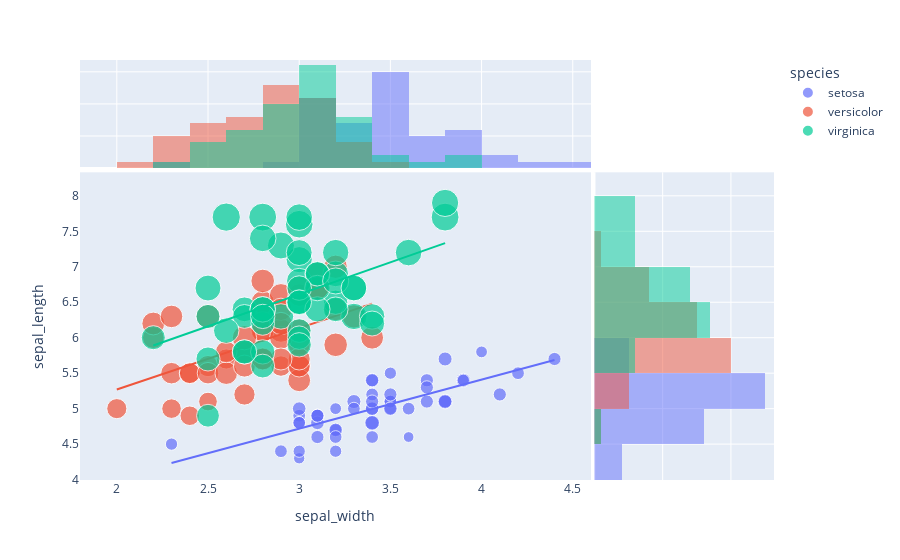

The code cell stored with this chart in its notebook:
### Code cell
fig = px.scatter(df, x='sepal_width',
                 y='sepal_length',
                 color='species',
                 size='petal_length',
                 hover_data=['petal_width'],
                 marginal_x='histogram',
                 marginal_y = 'histogram'
                 ,trendline='ols'
                 )

#effacer la grille 
fig.update_layout(
    xaxis=dict(showgrid=False),
    yaxis=dict(showgrid=False)
)

fig.show()

### Figure 1 — Plotly figure (JSON) as saved in the notebook; plotly's stock layout.template omitted (floating-point values rounded to 4 significant figures)
{"data": [{"customdata": [[0.2], [0.2], [0.2], [0.2], [0.2], [0.4], [0.3], [0.2], [0.2], [0.1], [0.2], [0.2], [0.1], [0.1], [0.2], [0.4], [0.4], [0.3], [0.3], [0.3], [0.2], [0.4], [0.2], [0.5], [0.2], [0.2], [0.4], [0.2], [0.2], [0.2], [0.2], [0.4], [0.1], [0.2], [0.1], [0.2], [0.2], [0.1], [0.2], [0.2], [0.3], [0.3], [0.2], [0.6], [0.4], [0.3], [0.2], [0.2], [0.2], [0.2]], "hovertemplate": "species=setosa<br>sepal_width=%{x}<br>sepal_length=%{y}<br>petal_length=%{marker.size}<br>petal_width=%{customdata[0]}<extra></extra>", "legendgroup": "setosa", "marker": {"color": "#636efa", "size": [1.4, 1.4, 1.3, 1.5, 1.4, 1.7, 1.4, 1.5, 1.4, 1.5, 1.5, 1.6, 1.4, 1.1, 1.2, 1.5, 1.3, 1.4, 1.7, 1.5, 1.7, 1.5, 1, 1.7, 1.9, 1.6, 1.6, 1.5, 1.4, 1.6, 1.6, 1.5, 1.5, 1.4, 1.5, 1.2, 1.3, 1.5, 1.3, 1.5, 1.3, 1.3, 1.3, 1.6, 1.9, 1.4, 1.6, 1.4, 1.5, 1.4], "sizemode": "area", "sizeref": 0.01725, "symbol": "circle"}, "mode": "markers", "name": "setosa", "orientation": "v", "showlegend": true, "type": "scatter", "x": [3.5, 3, 3.2, 3.1, 3.6, 3.9, 3.4, 3.4, 2.9, 3.1, 3.7, 3.4, 3, 3, 4, 4.4, 3.9, 3.5, 3.8, 3.8, 3.4, 3.7, 3.6, 3.3, 3.4, 3, 3.4, 3.5, 3.4, 3.2, 3.1, 3.4, 4.1, 4.2, 3.1, 3.2, 3.5, 3.1, 3, 3.4, 3.5, 2.3, 3.2, 3.5, 3.8, 3, 3.8, 3.2, 3.7, 3.3], "xaxis": "x", "y": [5.1, 4.9, 4.7, 4.6, 5, 5.4, 4.6, 5, 4.4, 4.9, 5.4, 4.8, 4.8, 4.3, 5.8, 5.7, 5.4, 5.1, 5.7, 5.1, 5.4, 5.1, 4.6, 5.1, 4.8, 5, 5, 5.2, 5.2, 4.7, 4.8, 5.4, 5.2, 5.5, 4.9, 5, 5.5, 4.9, 4.4, 5.1, 5, 4.5, 4.4, 5, 5.1, 4.8, 5.1, 4.6, 5.3, 5], "yaxis": "y"}, {"alignmentgroup": "True", "bingroup": "x", "hovertemplate": "species=setosa<br>sepal_width=%{x}<br>count=%{y}<extra></extra>", "legendgroup": "setosa", "marker": {"color": "#636efa"}, "name": "setosa", "offsetgroup": "setosa", "opacity": 0.5, "showlegend": false, "type": "histogram", "x": [3.5, 3, 3.2, 3.1, 3.6, 3.9, 3.4, 3.4, 2.9, 3.1, 3.7, 3.4, 3, 3, 4, 4.4, 3.9, 3.5, 3.8, 3.8, 3.4, 3.7, 3.6, 3.3, 3.4, 3, 3.4, 3.5, 3.4, 3.2, 3.1, 3.4, 4.1, 4.2, 3.1, 3.2, 3.5, 3.1, 3, 3.4, 3.5, 2.3, 3.2, 3.5, 3.8, 3, 3.8, 3.2, 3.7, 3.3], "xaxis": "x3", "yaxis": "y3"}, {"alignmentgroup": "True", "bingroup": "y", "hovertemplate": "species=setosa<br>sepal_length=%{y}<br>count=%{x}<extra></extra>", "legendgroup": "setosa", "marker": {"color": "#636efa"}, "name": "setosa", "offsetgroup": "setosa", "opacity": 0.5, "showlegend": false, "type": "histogram", "xaxis": "x2", "y": [5.1, 4.9, 4.7, 4.6, 5, 5.4, 4.6, 5, 4.4, 4.9, 5.4, 4.8, 4.8, 4.3, 5.8, 5.7, 5.4, 5.1, 5.7, 5.1, 5.4, 5.1, 4.6, 5.1, 4.8, 5, 5, 5.2, 5.2, 4.7, 4.8, 5.4, 5.2, 5.5, 4.9, 5, 5.5, 4.9, 4.4, 5.1, 5, 4.5, 4.4, 5, 5.1, 4.8, 5.1, 4.6, 5.3, 5], "yaxis": "y2"}, {"hovertemplate": "<b>OLS trendline</b><br>sepal_length = 0.690854 * sepal_width + 2.64466<br>R<sup>2</sup>=0.557681<br><br>species=setosa<br>sepal_width=%{x}<br>sepal_length=%{y} <b>(trend)</b><extra></extra>", "legendgroup": "setosa", "marker": {"color": "#636efa", "symbol": "circle"}, "mode": "lines", "name": "setosa", "showlegend": false, "type": "scatter", "x": [2.3, 2.9, 3, 3, 3, 3, 3, 3, 3.1, 3.1, 3.1, 3.1, 3.1, 3.2, 3.2, 3.2, 3.2, 3.2, 3.3, 3.3, 3.4, 3.4, 3.4, 3.4, 3.4, 3.4, 3.4, 3.4, 3.4, 3.5, 3.5, 3.5, 3.5, 3.5, 3.5, 3.6, 3.6, 3.7, 3.7, 3.7, 3.8, 3.8, 3.8, 3.8, 3.9, 3.9, 4, 4.1, 4.2, 4.4], "xaxis": "x", "y": [4.234, 4.648, 4.717, 4.717, 4.717, 4.717, 4.717, 4.717, 4.786, 4.786, 4.786, 4.786, 4.786, 4.855, 4.855, 4.855, 4.855, 4.855, 4.924, 4.924, 4.994, 4.994, 4.994, 4.994, 4.994, 4.994, 4.994, 4.994, 4.994, 5.063, 5.063, 5.063, 5.063, 5.063, 5.063, 5.132, 5.132, 5.201, 5.201, 5.201, 5.27, 5.27, 5.27, 5.27, 5.339, 5.339, 5.408, 5.477, 5.546, 5.684], "yaxis": "y"}, {"customdata": [[1.4], [1.5], [1.5], [1.3], [1.5], [1.3], [1.6], [1], [1.3], [1.4], [1], [1.5], [1], [1.4], [1.3], [1.4], [1.5], [1], [1.5], [1.1], [1.8], [1.3], [1.5], [1.2], [1.3], [1.4], [1.4], [1.7], [1.5], [1], [1.1], [1], [1.2], [1.6], [1.5], [1.6], [1.5], [1.3], [1.3], [1.3], [1.2], [1.4], [1.2], [1], [1.3], [1.2], [1.3], [1.3], [1.1], [1.3]], "hovertemplate": "species=versicolor<br>sepal_width=%{x}<br>sepal_length=%{y}<br>petal_length=%{marker.size}<br>petal_width=%{customdata[0]}<extra></extra>", "legendgroup": "versicolor", "marker": {"color": "#EF553B", "size": [4.7, 4.5, 4.9, 4, 4.6, 4.5, 4.7, 3.3, 4.6, 3.9, 3.5, 4.2, 4, 4.7, 3.6, 4.4, 4.5, 4.1, 4.5, 3.9, 4.8, 4, 4.9, 4.7, 4.3, 4.4, 4.8, 5, 4.5, 3.5, 3.8, 3.7, 3.9, 5.1, 4.5, 4.5, 4.7, 4.4, 4.1, 4, 4.4, 4.6, 4, 3.3, 4.2, 4.2, 4.2, 4.3, 3, 4.1], "sizemode": "area", "sizeref": 0.01725, "symbol": "circle"}, "mode": "markers", "name": "versicolor", "orientation": "v", "showlegend": true, "type": "scatter", "x": [3.2, 3.2, 3.1, 2.3, 2.8, 2.8, 3.3, 2.4, 2.9, 2.7, 2, 3, 2.2, 2.9, 2.9, 3.1, 3, 2.7, 2.2, 2.5, 3.2, 2.8, 2.5, 2.8, 2.9, 3, 2.8, 3, 2.9, 2.6, 2.4, 2.4, 2.7, 2.7, 3, 3.4, 3.1, 2.3, 3, 2.5, 2.6, 3, 2.6, 2.3, 2.7, 3, 2.9, 2.9, 2.5, 2.8], "xaxis": "x", "y": [7, 6.4, 6.9, 5.5, 6.5, 5.7, 6.3, 4.9, 6.6, 5.2, 5, 5.9, 6, 6.1, 5.6, 6.7, 5.6, 5.8, 6.2, 5.6, 5.9, 6.1, 6.3, 6.1, 6.4, 6.6, 6.8, 6.7, 6, 5.7, 5.5, 5.5, 5.8, 6, 5.4, 6, 6.7, 6.3, 5.6, 5.5, 5.5, 6.1, 5.8, 5, 5.6, 5.7, 5.7, 6.2, 5.1, 5.7], "yaxis": "y"}, {"alignmentgroup": "True", "bingroup": "x", "hovertemplate": "species=versicolor<br>sepal_width=%{x}<br>count=%{y}<extra></extra>", "legendgroup": "versicolor", "marker": {"color": "#EF553B"}, "name": "versicolor", "offsetgroup": "versicolor", "opacity": 0.5, "showlegend": false, "type": "histogram", "x": [3.2, 3.2, 3.1, 2.3, 2.8, 2.8, 3.3, 2.4, 2.9, 2.7, 2, 3, 2.2, 2.9, 2.9, 3.1, 3, 2.7, 2.2, 2.5, 3.2, 2.8, 2.5, 2.8, 2.9, 3, 2.8, 3, 2.9, 2.6, 2.4, 2.4, 2.7, 2.7, 3, 3.4, 3.1, 2.3, 3, 2.5, 2.6, 3, 2.6, 2.3, 2.7, 3, 2.9, 2.9, 2.5, 2.8], "xaxis": "x3", "yaxis": "y3"}, {"alignmentgroup": "True", "bingroup": "y", "hovertemplate": "species=versicolor<br>sepal_length=%{y}<br>count=%{x}<extra></extra>", "legendgroup": "versicolor", "marker": {"color": "#EF553B"}, "name": "versicolor", "offsetgroup": "versicolor", "opacity": 0.5, "showlegend": false, "type": "histogram", "xaxis": "x2", "y": [7, 6.4, 6.9, 5.5, 6.5, 5.7, 6.3, 4.9, 6.6, 5.2, 5, 5.9, 6, 6.1, 5.6, 6.7, 5.6, 5.8, 6.2, 5.6, 5.9, 6.1, 6.3, 6.1, 6.4, 6.6, 6.8, 6.7, 6, 5.7, 5.5, 5.5, 5.8, 6, 5.4, 6, 6.7, 6.3, 5.6, 5.5, 5.5, 6.1, 5.8, 5, 5.6, 5.7, 5.7, 6.2, 5.1, 5.7], "yaxis": "y2"}, {"hovertemplate": "<b>OLS trendline</b><br>sepal_length = 0.865078 * sepal_width + 3.53973<br>R<sup>2</sup>=0.276582<br><br>species=versicolor<br>sepal_width=%{x}<br>sepal_length=%{y} <b>(trend)</b><extra></extra>", "legendgroup": "versicolor", "marker": {"color": "#EF553B", "symbol": "circle"}, "mode": "lines", "name": "versicolor", "showlegend": false, "type": "scatter", "x": [2, 2.2, 2.2, 2.3, 2.3, 2.3, 2.4, 2.4, 2.4, 2.5, 2.5, 2.5, 2.5, 2.6, 2.6, 2.6, 2.7, 2.7, 2.7, 2.7, 2.7, 2.8, 2.8, 2.8, 2.8, 2.8, 2.8, 2.9, 2.9, 2.9, 2.9, 2.9, 2.9, 2.9, 3, 3, 3, 3, 3, 3, 3, 3, 3.1, 3.1, 3.1, 3.2, 3.2, 3.2, 3.3, 3.4], "xaxis": "x", "y": [5.27, 5.443, 5.443, 5.529, 5.529, 5.529, 5.616, 5.616, 5.616, 5.702, 5.702, 5.702, 5.702, 5.789, 5.789, 5.789, 5.875, 5.875, 5.875, 5.875, 5.875, 5.962, 5.962, 5.962, 5.962, 5.962, 5.962, 6.048, 6.048, 6.048, 6.048, 6.048, 6.048, 6.048, 6.135, 6.135, 6.135, 6.135, 6.135, 6.135, 6.135, 6.135, 6.221, 6.221, 6.221, 6.308, 6.308, 6.308, 6.394, 6.481], "yaxis": "y"}, {"customdata": [[2.5], [1.9], [2.1], [1.8], [2.2], [2.1], [1.7], [1.8], [1.8], [2.5], [2], [1.9], [2.1], [2], [2.4], [2.3], [1.8], [2.2], [2.3], [1.5], [2.3], [2], [2], [1.8], [2.1], [1.8], [1.8], [1.8], [2.1], [1.6], [1.9], [2], [2.2], [1.5], [1.4], [2.3], [2.4], [1.8], [1.8], [2.1], [2.4], [2.3], [1.9], [2.3], [2.5], [2.3], [1.9], [2], [2.3], [1.8]], "hovertemplate": "species=virginica<br>sepal_width=%{x}<br>sepal_length=%{y}<br>petal_length=%{marker.size}<br>petal_width=%{customdata[0]}<extra></extra>", "legendgroup": "virginica", "marker": {"color": "#00cc96", "size": [6, 5.1, 5.9, 5.6, 5.8, 6.6, 4.5, 6.3, 5.8, 6.1, 5.1, 5.3, 5.5, 5, 5.1, 5.3, 5.5, 6.7, 6.9, 5, 5.7, 4.9, 6.7, 4.9, 5.7, 6, 4.8, 4.9, 5.6, 5.8, 6.1, 6.4, 5.6, 5.1, 5.6, 6.1, 5.6, 5.5, 4.8, 5.4, 5.6, 5.1, 5.1, 5.9, 5.7, 5.2, 5, 5.2, 5.4, 5.1], "sizemode": "area", "sizeref": 0.01725, "symbol": "circle"}, "mode": "markers", "name": "virginica", "orientation": "v", "showlegend": true, "type": "scatter", "x": [3.3, 2.7, 3, 2.9, 3, 3, 2.5, 2.9, 2.5, 3.6, 3.2, 2.7, 3, 2.5, 2.8, 3.2, 3, 3.8, 2.6, 2.2, 3.2, 2.8, 2.8, 2.7, 3.3, 3.2, 2.8, 3, 2.8, 3, 2.8, 3.8, 2.8, 2.8, 2.6, 3, 3.4, 3.1, 3, 3.1, 3.1, 3.1, 2.7, 3.2, 3.3, 3, 2.5, 3, 3.4, 3], "xaxis": "x", "y": [6.3, 5.8, 7.1, 6.3, 6.5, 7.6, 4.9, 7.3, 6.7, 7.2, 6.5, 6.4, 6.8, 5.7, 5.8, 6.4, 6.5, 7.7, 7.7, 6, 6.9, 5.6, 7.7, 6.3, 6.7, 7.2, 6.2, 6.1, 6.4, 7.2, 7.4, 7.9, 6.4, 6.3, 6.1, 7.7, 6.3, 6.4, 6, 6.9, 6.7, 6.9, 5.8, 6.8, 6.7, 6.7, 6.3, 6.5, 6.2, 5.9], "yaxis": "y"}, {"alignmentgroup": "True", "bingroup": "x", "hovertemplate": "species=virginica<br>sepal_width=%{x}<br>count=%{y}<extra></extra>", "legendgroup": "virginica", "marker": {"color": "#00cc96"}, "name": "virginica", "offsetgroup": "virginica", "opacity": 0.5, "showlegend": false, "type": "histogram", "x": [3.3, 2.7, 3, 2.9, 3, 3, 2.5, 2.9, 2.5, 3.6, 3.2, 2.7, 3, 2.5, 2.8, 3.2, 3, 3.8, 2.6, 2.2, 3.2, 2.8, 2.8, 2.7, 3.3, 3.2, 2.8, 3, 2.8, 3, 2.8, 3.8, 2.8, 2.8, 2.6, 3, 3.4, 3.1, 3, 3.1, 3.1, 3.1, 2.7, 3.2, 3.3, 3, 2.5, 3, 3.4, 3], "xaxis": "x3", "yaxis": "y3"}, {"alignmentgroup": "True", "bingroup": "y", "hovertemplate": "species=virginica<br>sepal_length=%{y}<br>count=%{x}<extra></extra>", "legendgroup": "virginica", "marker": {"color": "#00cc96"}, "name": "virginica", "offsetgroup": "virginica", "opacity": 0.5, "showlegend": false, "type": "histogram", "xaxis": "x2", "y": [6.3, 5.8, 7.1, 6.3, 6.5, 7.6, 4.9, 7.3, 6.7, 7.2, 6.5, 6.4, 6.8, 5.7, 5.8, 6.4, 6.5, 7.7, 7.7, 6, 6.9, 5.6, 7.7, 6.3, 6.7, 7.2, 6.2, 6.1, 6.4, 7.2, 7.4, 7.9, 6.4, 6.3, 6.1, 7.7, 6.3, 6.4, 6, 6.9, 6.7, 6.9, 5.8, 6.8, 6.7, 6.7, 6.3, 6.5, 6.2, 5.9], "yaxis": "y2"}, {"hovertemplate": "<b>OLS trendline</b><br>sepal_length = 0.901534 * sepal_width + 3.90684<br>R<sup>2</sup>=0.209057<br><br>species=virginica<br>sepal_width=%{x}<br>sepal_length=%{y} <b>(trend)</b><extra></extra>", "legendgroup": "virginica", "marker": {"color": "#00cc96", "symbol": "circle"}, "mode": "lines", "name": "virginica", "showlegend": false, "type": "scatter", "x": [2.2, 2.5, 2.5, 2.5, 2.5, 2.6, 2.6, 2.7, 2.7, 2.7, 2.7, 2.8, 2.8, 2.8, 2.8, 2.8, 2.8, 2.8, 2.8, 2.9, 2.9, 3, 3, 3, 3, 3, 3, 3, 3, 3, 3, 3, 3, 3.1, 3.1, 3.1, 3.1, 3.2, 3.2, 3.2, 3.2, 3.2, 3.3, 3.3, 3.3, 3.4, 3.4, 3.6, 3.8, 3.8], "xaxis": "x", "y": [5.89, 6.161, 6.161, 6.161, 6.161, 6.251, 6.251, 6.341, 6.341, 6.341, 6.341, 6.431, 6.431, 6.431, 6.431, 6.431, 6.431, 6.431, 6.431, 6.521, 6.521, 6.611, 6.611, 6.611, 6.611, 6.611, 6.611, 6.611, 6.611, 6.611, 6.611, 6.611, 6.611, 6.702, 6.702, 6.702, 6.702, 6.792, 6.792, 6.792, 6.792, 6.792, 6.882, 6.882, 6.882, 6.972, 6.972, 7.152, 7.333, 7.333], "yaxis": "y"}], "layout": {"barmode": "overlay", "legend": {"itemsizing": "constant", "title": {"text": "species"}, "tracegroupgap": 0}, "margin": {"t": 60}, "xaxis": {"anchor": "y", "domain": [0, 0.7363], "showgrid": false, "title": {"text": "sepal_width"}}, "xaxis2": {"anchor": "y2", "domain": [0.7413, 1], "matches": "x2", "showgrid": true, "showline": false, "showticklabels": false, "ticks": ""}, "xaxis3": {"anchor": "y3", "domain": [0, 0.7363], "matches": "x", "showgrid": true, "showticklabels": false}, "xaxis4": {"anchor": "y4", "domain": [0.7413, 1], "matches": "x2", "showgrid": true, "showline": false, "showticklabels": false, "ticks": ""}, "yaxis": {"anchor": "x", "domain": [0, 0.7326], "showgrid": false, "title": {"text": "sepal_length"}}, "yaxis2": {"anchor": "x2", "domain": [0, 0.7326], "matches": "y", "showgrid": true, "showticklabels": false}, "yaxis3": {"anchor": "x3", "domain": [0.7426, 1], "matches": "y3", "showgrid": true, "showline": false, "showticklabels": false, "ticks": ""}, "yaxis4": {"anchor": "x4", "domain": [0.7426, 1], "matches": "y3", "showgrid": true, "showline": false, "showticklabels": false, "ticks": ""}}}
